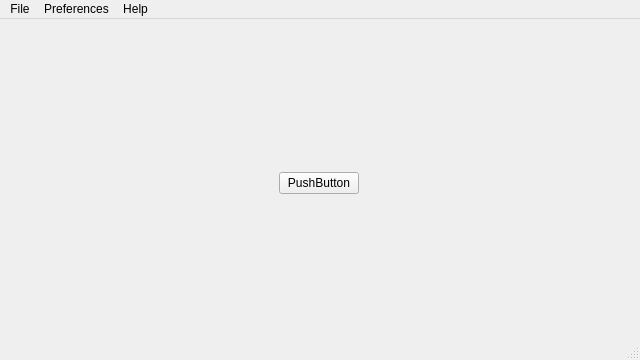
<?xml version="1.0" encoding="UTF-8"?>
<ui version="4.0">
 <class>MainWindow</class>
 <widget class="QMainWindow" name="MainWindow">
  <property name="geometry">
   <rect>
    <x>0</x>
    <y>0</y>
    <width>640</width>
    <height>360</height>
   </rect>
  </property>
  <property name="windowTitle">
   <string>Xe Release Qt</string>
  </property>
  <widget class="QWidget" name="centralwidget">
   <widget class="QWidget" name="verticalLayoutWidget">
    <property name="geometry">
     <rect>
      <x>-1</x>
      <y>-1</y>
      <width>641</width>
      <height>331</height>
     </rect>
    </property>
    <layout class="QVBoxLayout" name="verticalLayout">
     <item>
      <layout class="QHBoxLayout" name="horizontalLayout">
       <item>
        <widget class="QPushButton" name="pushButton">
         <property name="sizePolicy">
          <sizepolicy hsizetype="Fixed" vsizetype="Fixed">
           <horstretch>0</horstretch>
           <verstretch>0</verstretch>
          </sizepolicy>
         </property>
         <property name="text">
          <string>PushButton</string>
         </property>
        </widget>
       </item>
      </layout>
     </item>
    </layout>
   </widget>
  </widget>
  <widget class="QMenuBar" name="menubar">
   <property name="geometry">
    <rect>
     <x>0</x>
     <y>0</y>
     <width>640</width>
     <height>25</height>
    </rect>
   </property>
   <widget class="QMenu" name="menuFile">
    <property name="title">
     <string>File</string>
    </property>
    <addaction name="actionExit"/>
   </widget>
   <widget class="QMenu" name="menuPreferences">
    <property name="title">
     <string>Preferences</string>
    </property>
    <addaction name="actionBackground"/>
    <addaction name="actionRelease_branchs"/>
   </widget>
   <widget class="QMenu" name="menuHelp">
    <property name="title">
     <string>Help</string>
    </property>
    <addaction name="actionAbout_XeRelease_Qt"/>
   </widget>
   <addaction name="menuFile"/>
   <addaction name="menuPreferences"/>
   <addaction name="menuHelp"/>
  </widget>
  <widget class="QStatusBar" name="statusbar"/>
  <action name="actionExit">
   <property name="text">
    <string>Exit</string>
   </property>
  </action>
  <action name="actionAbout_XeRelease_Qt">
   <property name="text">
    <string>About XeRelease Qt</string>
   </property>
  </action>
  <action name="actionBackground">
   <property name="text">
    <string>Background</string>
   </property>
  </action>
  <action name="actionRelease_branchs">
   <property name="text">
    <string>Release branchs</string>
   </property>
  </action>
 </widget>
 <resources/>
 <connections/>
</ui>
